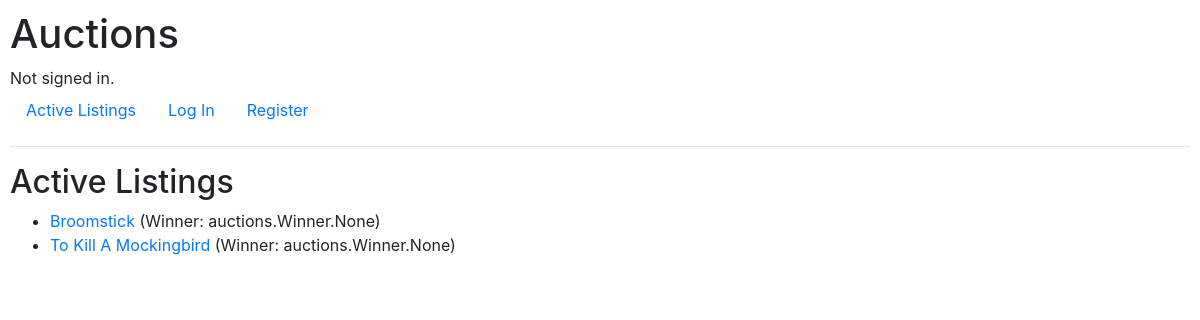
The page / on the database its author committed.
### auctions/models.py (models this page shows, shortened)
class Listing(models.Model):
    title = models.CharField(max_length=64)
    description = models.TextField()
    starting_bid = models.DecimalField(max_digits=10, decimal_places=2)
    image = models.URLField(blank=True)
    category = models.CharField(max_length=64, blank=True)
    created_by = models.ForeignKey(User, on_delete=models.CASCADE, related_name='listings')
    is_active = models.BooleanField(default=True)

### auctions/views.py (the view)
# urls.py: path("", views.index, name="index"),
def index(request):
    if request.user.is_authenticated:
        return render(request, "auctions/index.html", {
            "listings": Listing.objects.all(),
            "watchlist": User.objects.get(pk=request.user.id).watchlist.all()
        })
    else:
        return render(request, "auctions/index.html", {
            "listings": Listing.objects.all()
        })

### auctions/templates/auctions/index.html
{% extends "auctions/layout.html" %}
{% block body %}
    <h2>Active Listings</h2>
    <ul>
        {% for listing in listings %}
            <li>
                <a href="{% url 'auctions:listing' listing.id %}">{{ listing.title }}</a>
                {% if listing.winner %}
                    (Winner: {{ listing.winner }})
                {% endif %}
        {% endfor %}
{% endblock %}

### auctions/static/auctions/styles.css (style rules this page uses)
body { padding: 10px; }

### rows shown on the page
Listing: title "Broomstick", winner "auctions.Winner.None"
Listing: title "To Kill A Mockingbird", winner "auctions.Winner.None"
